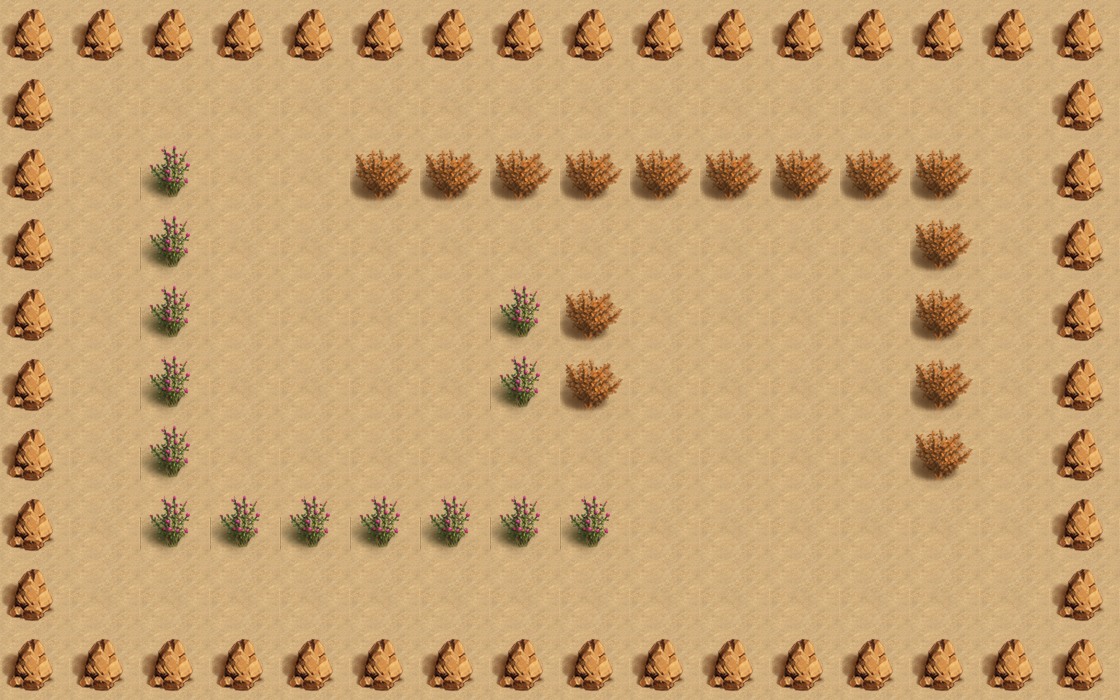

This game map was drawn from its Tiled (.tmx) file and the tilesets committed beside it. A one-line description and the trimmed map source follow:
An orthogonal 16x10 tile map with 70x70 px tiles, 2 tile layers (bgLayer, walkLayer) and 9 objects (3x monster_0, player, exit, key, box_1, ...).

<map version="1.0" orientation="orthogonal" renderorder="right-down" width="16" height="10" tilewidth="70" tileheight="70" nextobjectid="14">
 <tileset firstgid="1" name="map" tilewidth="70" tileheight="70" tilecount="4">
  <image source="map.png" width="140" height="140" />
 </tileset>
 <layer name="bgLayer" width="16" height="10">
  <data>[160 cells, 160 non-empty, 1 distinct tile ids]</data>
 </layer>
 <layer name="walkLayer" width="16" height="10">
  <data>[160 cells, 77 non-empty, 3 distinct tile ids]</data>
 </layer>
 <objectgroup name="object0">
  <object id="1" name="player" x="210" y="70" width="70" height="70">
   <properties>
    <property name="hp" value="310" />
   </properties>
  </object>
 </objectgroup>
 <objectgroup name="object1">
  <object id="2" name="exit" x="560" y="210" width="70" height="70" />
  <object id="3" name="key" x="210" y="420" width="70" height="70" />
 </objectgroup>
 <objectgroup name="object2">
  <object id="4" name="box_1" x="980" y="70" width="70" height="70" />
  <object id="6" name="box_2" x="840" y="210" width="70" height="70" />
  <object id="7" name="box_3" x="560" y="420" width="70" height="70" />
 </objectgroup>
 <objectgroup name="object4">
  <object id="11" name="monster_0" x="700" y="420" width="70" height="70">
   <properties>
    <property name="dirX" value="0" />
    <property name="dirY" value="1" />
    <property name="path" value="monster_1.png" />
    <property name="reverse" value="-2" />
    <property name="speed" value="100" />
   </properties>
  </object>
  <object id="12" name="monster_0" x="350" y="280" width="70" height="70">
   <properties>
    <property name="dirX" value="1" />
    <property name="dirY" value="0" />
    <property name="path" value="monster_0.png" />
    <property name="reverse" value="-1" />
    <property name="speed" value="100" />
   </properties>
  </object>
  <object id="13" name="monster_0" x="770" y="280" width="70" height="70">
   <properties>
    <property name="dirX" value="1" />
    <property name="dirY" value="0" />
    <property name="path" value="monster_0.png" />
    <property name="reverse" value="-1" />
    <property name="speed" value="100" />
   </properties>
  </object>
 </objectgroup>
</map>
